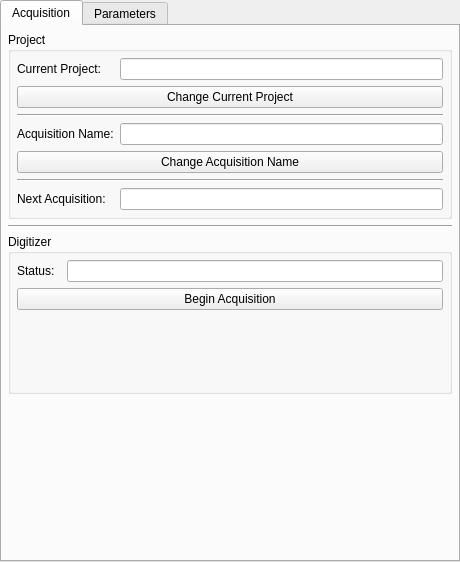
<?xml version="1.0" encoding="UTF-8"?>
<ui version="4.0">
 <class>DT5781ControlsWidget</class>
 <widget class="QWidget" name="DT5781ControlsWidget">
  <property name="geometry">
   <rect>
    <x>0</x>
    <y>0</y>
    <width>460</width>
    <height>562</height>
   </rect>
  </property>
  <property name="sizePolicy">
   <sizepolicy hsizetype="Expanding" vsizetype="Expanding">
    <horstretch>0</horstretch>
    <verstretch>0</verstretch>
   </sizepolicy>
  </property>
  <property name="minimumSize">
   <size>
    <width>300</width>
    <height>0</height>
   </size>
  </property>
  <property name="windowTitle">
   <string>DT5781ControlsWidget</string>
  </property>
  <layout class="QVBoxLayout" name="verticalLayout">
   <property name="spacing">
    <number>0</number>
   </property>
   <property name="leftMargin">
    <number>0</number>
   </property>
   <property name="topMargin">
    <number>0</number>
   </property>
   <property name="rightMargin">
    <number>0</number>
   </property>
   <property name="bottomMargin">
    <number>0</number>
   </property>
   <item>
    <widget class="QTabWidget" name="tabWidget">
     <property name="sizePolicy">
      <sizepolicy hsizetype="Preferred" vsizetype="Preferred">
       <horstretch>0</horstretch>
       <verstretch>0</verstretch>
      </sizepolicy>
     </property>
     <property name="currentIndex">
      <number>0</number>
     </property>
     <widget class="QWidget" name="tab_acquisition">
      <attribute name="title">
       <string>Acquisition</string>
      </attribute>
      <layout class="QVBoxLayout" name="layout_tab">
       <property name="leftMargin">
        <number>6</number>
       </property>
       <property name="topMargin">
        <number>6</number>
       </property>
       <property name="rightMargin">
        <number>6</number>
       </property>
       <property name="bottomMargin">
        <number>6</number>
       </property>
       <item>
        <widget class="QGroupBox" name="gb_project">
         <property name="sizePolicy">
          <sizepolicy hsizetype="Preferred" vsizetype="Preferred">
           <horstretch>0</horstretch>
           <verstretch>0</verstretch>
          </sizepolicy>
         </property>
         <property name="title">
          <string>Project</string>
         </property>
         <layout class="QGridLayout" name="layout_project">
          <property name="leftMargin">
           <number>6</number>
          </property>
          <property name="topMargin">
           <number>6</number>
          </property>
          <property name="rightMargin">
           <number>6</number>
          </property>
          <property name="bottomMargin">
           <number>6</number>
          </property>
          <item row="2" column="0" colspan="2">
           <widget class="Line" name="line_2">
            <property name="orientation">
             <enum>Qt::Orientation::Horizontal</enum>
            </property>
           </widget>
          </item>
          <item row="0" column="1">
           <widget class="QLineEdit" name="le_project"/>
          </item>
          <item row="4" column="0" colspan="2">
           <widget class="QPushButton" name="pb_shoot">
            <property name="text">
             <string>Change Acquisition Name</string>
            </property>
           </widget>
          </item>
          <item row="6" column="1">
           <widget class="QLineEdit" name="le_next_shoot">
            <property name="readOnly">
             <bool>true</bool>
            </property>
           </widget>
          </item>
          <item row="6" column="0">
           <widget class="QLabel" name="label_next_shoot">
            <property name="text">
             <string>Next Acquisition:</string>
            </property>
           </widget>
          </item>
          <item row="0" column="0">
           <widget class="QLabel" name="label_project">
            <property name="text">
             <string>Current Project:</string>
            </property>
           </widget>
          </item>
          <item row="3" column="1">
           <widget class="QLineEdit" name="le_shoot"/>
          </item>
          <item row="1" column="0" colspan="2">
           <widget class="QPushButton" name="pb_project">
            <property name="text">
             <string>Change Current Project</string>
            </property>
           </widget>
          </item>
          <item row="3" column="0">
           <widget class="QLabel" name="label_shoot">
            <property name="text">
             <string>Acquisition Name:</string>
            </property>
           </widget>
          </item>
          <item row="5" column="0" colspan="2">
           <widget class="Line" name="line">
            <property name="orientation">
             <enum>Qt::Orientation::Horizontal</enum>
            </property>
           </widget>
          </item>
         </layout>
        </widget>
       </item>
       <item>
        <widget class="Line" name="line_3">
         <property name="orientation">
          <enum>Qt::Orientation::Horizontal</enum>
         </property>
        </widget>
       </item>
       <item>
        <widget class="QGroupBox" name="gb_digitizer">
         <property name="title">
          <string>Digitizer</string>
         </property>
         <layout class="QGridLayout" name="layout_digitizer">
          <property name="leftMargin">
           <number>6</number>
          </property>
          <property name="topMargin">
           <number>6</number>
          </property>
          <property name="rightMargin">
           <number>6</number>
          </property>
          <property name="bottomMargin">
           <number>6</number>
          </property>
          <item row="1" column="0" colspan="3">
           <widget class="QPushButton" name="pb_acquisition">
            <property name="text">
             <string>Begin Acquisition</string>
            </property>
           </widget>
          </item>
          <item row="0" column="0">
           <widget class="QLabel" name="label_status">
            <property name="text">
             <string>Status:</string>
            </property>
           </widget>
          </item>
          <item row="0" column="2">
           <widget class="QLineEdit" name="le_status">
            <property name="text">
             <string/>
            </property>
            <property name="readOnly">
             <bool>true</bool>
            </property>
           </widget>
          </item>
          <item row="2" column="0" colspan="3">
           <widget class="QWidget" name="LCDTimerPlaceholder" native="true">
            <property name="sizePolicy">
             <sizepolicy hsizetype="Expanding" vsizetype="Expanding">
              <horstretch>0</horstretch>
              <verstretch>0</verstretch>
             </sizepolicy>
            </property>
           </widget>
          </item>
         </layout>
        </widget>
       </item>
       <item>
        <spacer name="verticalSpacer">
         <property name="orientation">
          <enum>Qt::Orientation::Vertical</enum>
         </property>
         <property name="sizeHint" stdset="0">
          <size>
           <width>20</width>
           <height>40</height>
          </size>
         </property>
        </spacer>
       </item>
      </layout>
     </widget>
     <widget class="QWidget" name="tab_parameters">
      <attribute name="title">
       <string>Parameters</string>
      </attribute>
      <layout class="QGridLayout" name="layout_Parameters">
       <property name="leftMargin">
        <number>6</number>
       </property>
       <property name="topMargin">
        <number>6</number>
       </property>
       <property name="rightMargin">
        <number>6</number>
       </property>
       <property name="bottomMargin">
        <number>6</number>
       </property>
       <item row="0" column="0">
        <widget class="QWidget" name="ParameterTreeViewPlaceholder" native="true"/>
       </item>
      </layout>
     </widget>
    </widget>
   </item>
  </layout>
 </widget>
 <resources/>
 <connections/>
</ui>
